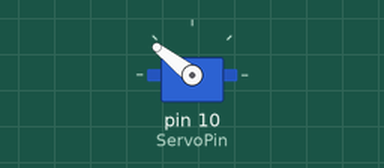
Simulated run of this sketch. Board: Arduino Uno, built with avr-gcc and run on an emulated ATmega328P. Shown: servo. Wiring (inferred from the names in the program): servo: signal pin 10. Servo pulses on a pin are drawn as a servo (544–2400 µs = 0–180°).

Above: at 0.05 s.
At 2.1 s:
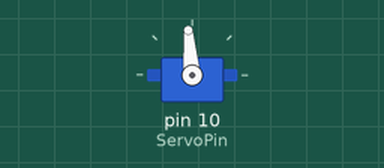
At 4.15 s:
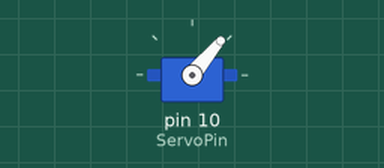
At 8.25 s:
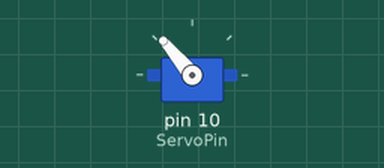
Timing chart, 0 to 11.3 s (numbered marks = the images above):
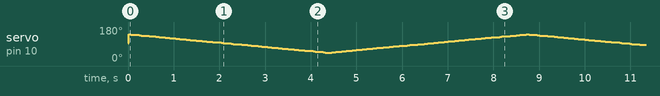

The sketch:

Servo_Angle_Control_001.ino
```cpp
#define ServoPin 10

void setup()
{
   pinMode(ServoPin, OUTPUT);
}

void loop()
{
  Sergle(0);
  int a;

  for (a=180;a>= -180;a--)
  {
    Sergle(a);
    delay(2);
  }

    for (a=-180;a<=180;a++)
  {
    Sergle(a);
    delay(2);
  }

}

void Sergle(int angle)
{
  int PulseWidth;

  PulseWidth = map(angle, -180, 180, 1000, 2000);

  digitalWrite(ServoPin, HIGH);
  delayMicroseconds(PulseWidth);
  digitalWrite(ServoPin, LOW);
  delayMicroseconds(10000 - PulseWidth);

}
```
